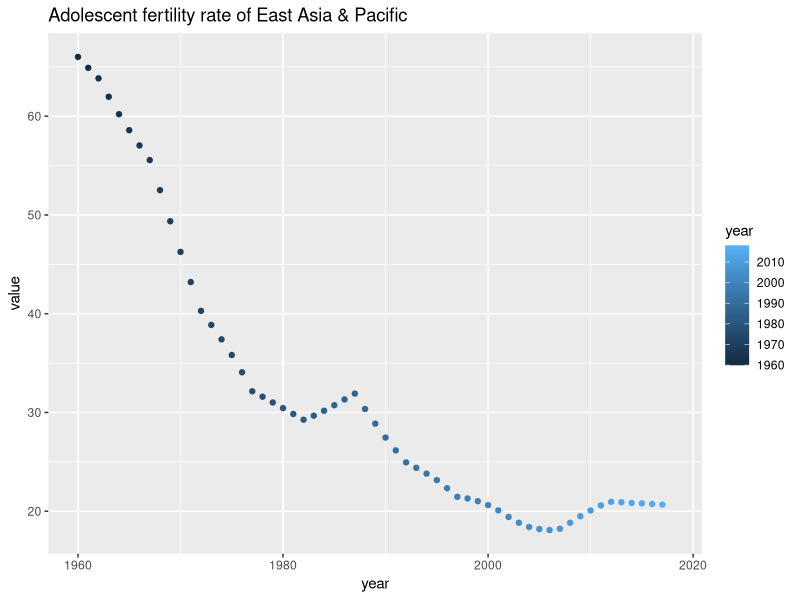
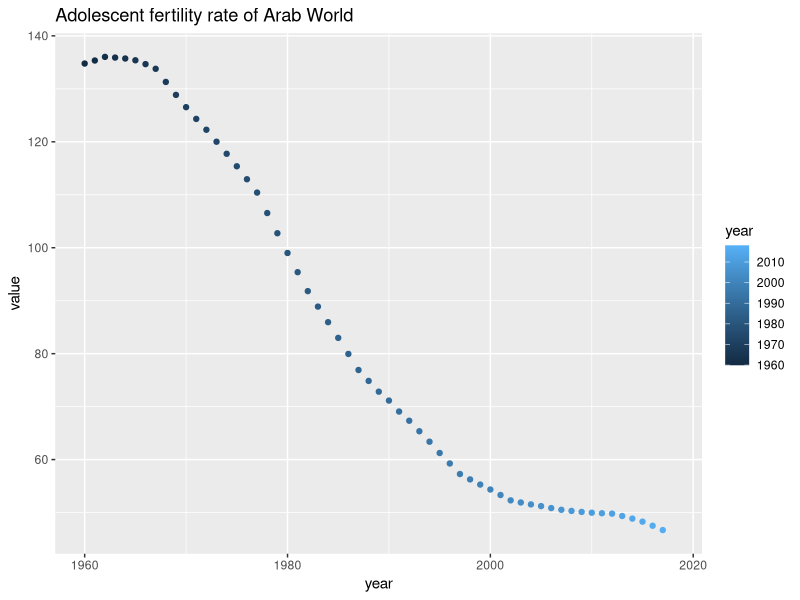
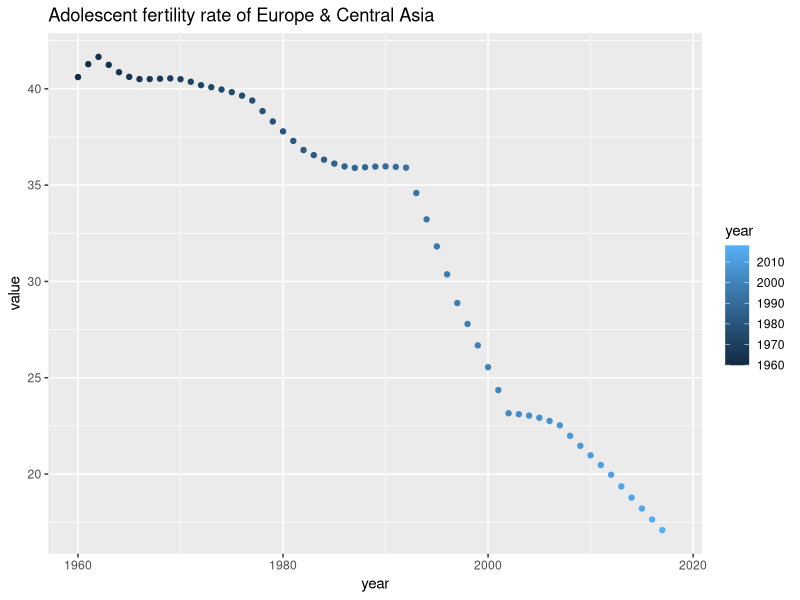
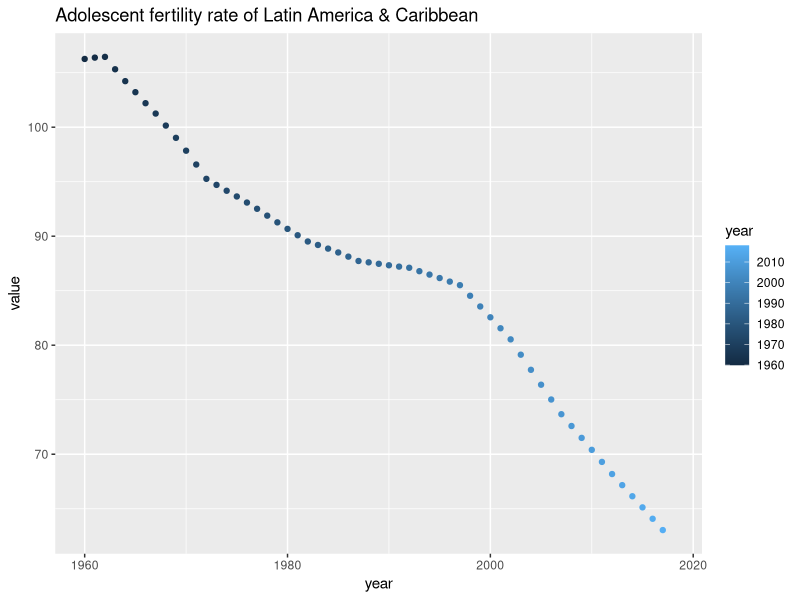
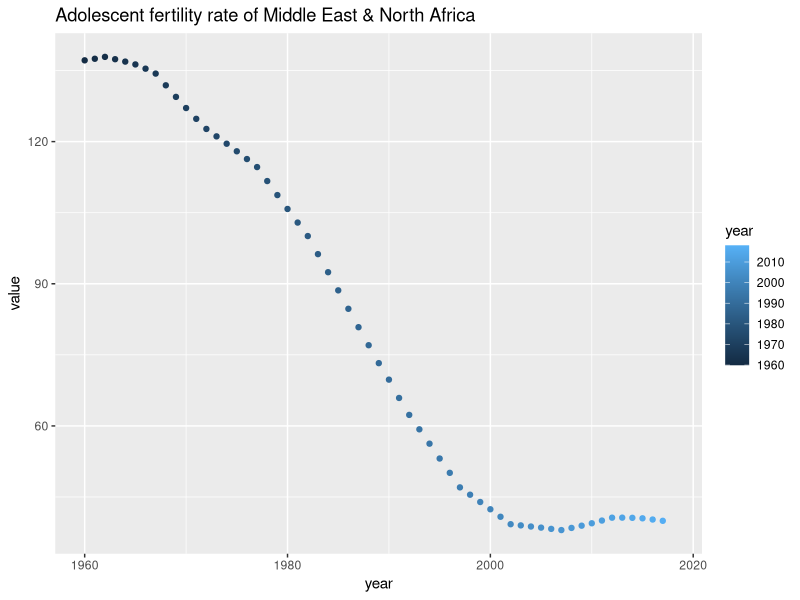
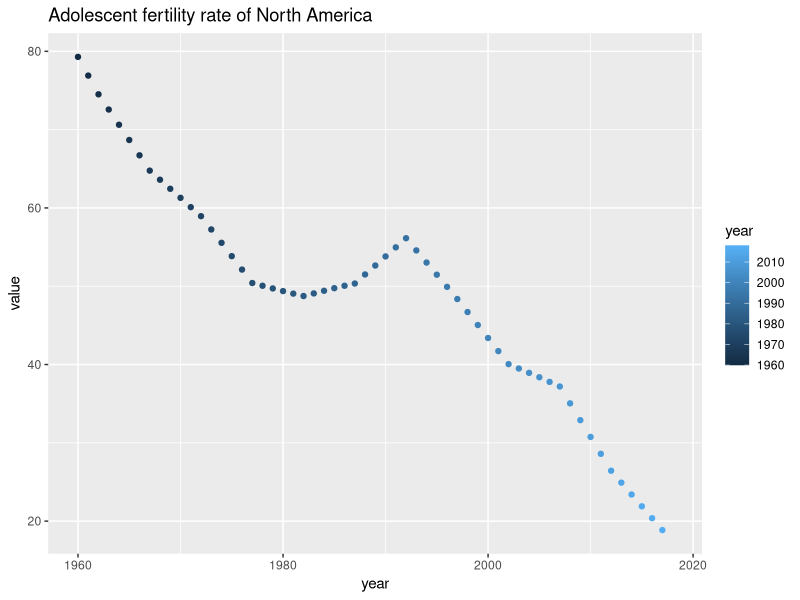
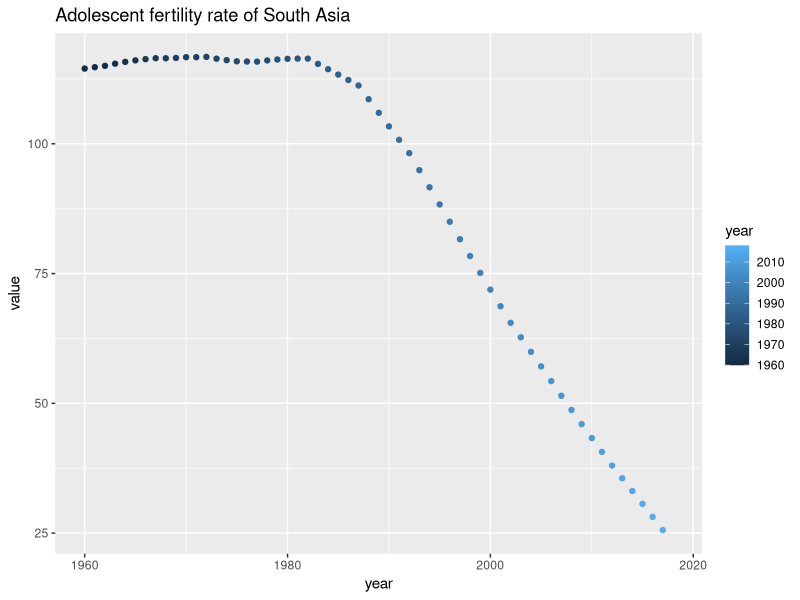
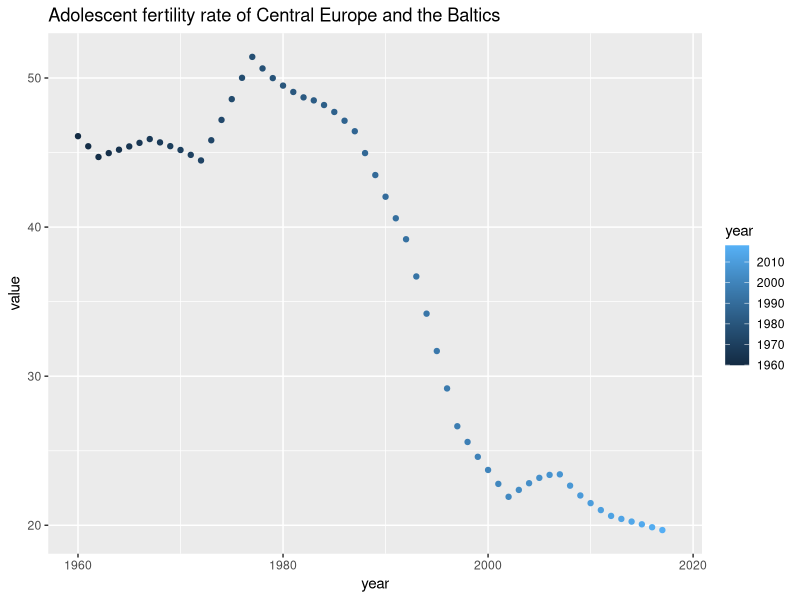

Recreate these plots in R, in order.
## ---- chunk 1
library(tidyverse)

## ---- chunk 2
data <- read.csv("data2.csv") 
year <- colnames(data)[5:63]
data_new <- 
  data %>%
  gather(year,key = "year",value = "value")%>%
  select(Series.Name,Country.Name,year,value)
data_new$year <- as.numeric(str_sub(data_new$year,2,5))
data_new$value <- as.numeric(data_new$value) 

data_adolscent_fert_rate <-
  data_new%>%
  filter(Series.Name=="Adolescent fertility rate (births per 1,000 women ages 15-19)")
## ---- chunk 3
East_Asia_Pacific <- 
  data_adolscent_fert_rate%>%
  filter(Country.Name=="East Asia & Pacific")
ggplot(East_Asia_Pacific)+aes(year,value)+geom_point(aes(color=year))+ggtitle("Adolescent fertility rate of East Asia & Pacific")

Arab_World <- 
  data_adolscent_fert_rate%>%
  filter(Country.Name=="Arab World")
ggplot(Arab_World)+aes(year,value)+geom_point(aes(color=year))+ggtitle("Adolescent fertility rate of Arab World")

Europe_Central_Asia <- 
  data_adolscent_fert_rate%>%
  filter(Country.Name=="Europe & Central Asia")
ggplot(Europe_Central_Asia)+aes(year,value)+geom_point(aes(color=year))+ggtitle("Adolescent fertility rate of Europe & Central Asia")

Latin_America_Caribbean <- 
  data_adolscent_fert_rate%>%
  filter(Country.Name=="Latin America & Caribbean")
ggplot(Latin_America_Caribbean)+aes(year,value)+geom_point(aes(color=year))+ggtitle("Adolescent fertility rate of Latin America & Caribbean")

Middle_East_North_Africa <-
 data_adolscent_fert_rate%>%
  filter(Country.Name=="Middle East & North Africa")
ggplot(Middle_East_North_Africa)+aes(year,value)+geom_point(aes(color=year))+ggtitle("Adolescent fertility rate of Middle East & North Africa")

North_America <-
   data_adolscent_fert_rate%>%
  filter(Country.Name=="North America")
ggplot(North_America)+aes(year,value)+geom_point(aes(color=year))+ggtitle("Adolescent fertility rate of North America")

South_Asia <-
   data_adolscent_fert_rate%>%
  filter(Country.Name=="South Asia")
ggplot(South_Asia)+aes(year,value)+geom_point(aes(color=year))+ggtitle("Adolescent fertility rate of South Asia")

Central_Europe_the_Baltics <-
  data_adolscent_fert_rate%>%
  filter(Country.Name=="Central Europe and the Baltics")
ggplot(Central_Europe_the_Baltics)+aes(year,value)+geom_point(aes(color=year))+ggtitle("Adolescent fertility rate of Central Europe and the Baltics")

World <-
  data_adolscent_fert_rate%>%
  filter(Country.Name=="World")
ggplot(World)+aes(year,value)+geom_point(aes(color=year))+ggtitle("Adolescent fertility rate of the World")

## ---- chunk 4


